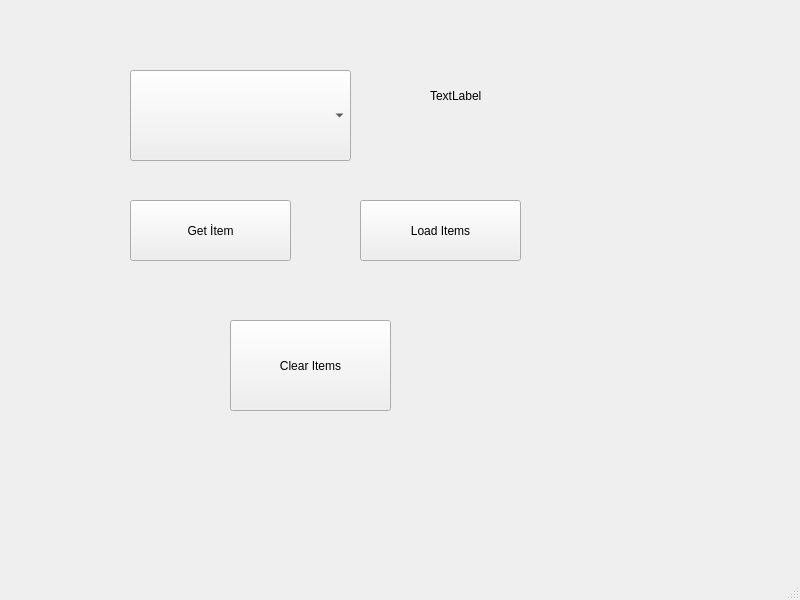
<?xml version="1.0" encoding="UTF-8"?>
<ui version="4.0">
 <class>MainWindow</class>
 <widget class="QMainWindow" name="MainWindow">
  <property name="geometry">
   <rect>
    <x>0</x>
    <y>0</y>
    <width>800</width>
    <height>600</height>
   </rect>
  </property>
  <property name="windowTitle">
   <string>MainWindow</string>
  </property>
  <widget class="QWidget" name="centralwidget">
   <widget class="QComboBox" name="comboBox">
    <property name="geometry">
     <rect>
      <x>130</x>
      <y>70</y>
      <width>221</width>
      <height>91</height>
     </rect>
    </property>
   </widget>
   <widget class="QLabel" name="lbl_result">
    <property name="geometry">
     <rect>
      <x>430</x>
      <y>80</y>
      <width>101</width>
      <height>31</height>
     </rect>
    </property>
    <property name="text">
     <string>TextLabel</string>
    </property>
   </widget>
   <widget class="QPushButton" name="Get_Item">
    <property name="geometry">
     <rect>
      <x>130</x>
      <y>200</y>
      <width>161</width>
      <height>61</height>
     </rect>
    </property>
    <property name="text">
     <string>Get İtem</string>
    </property>
   </widget>
   <widget class="QPushButton" name="Load_Items">
    <property name="geometry">
     <rect>
      <x>360</x>
      <y>200</y>
      <width>161</width>
      <height>61</height>
     </rect>
    </property>
    <property name="text">
     <string>Load Items</string>
    </property>
   </widget>
   <widget class="QPushButton" name="clear_Item">
    <property name="geometry">
     <rect>
      <x>230</x>
      <y>320</y>
      <width>161</width>
      <height>91</height>
     </rect>
    </property>
    <property name="text">
     <string>Clear Items</string>
    </property>
   </widget>
  </widget>
  <widget class="QMenuBar" name="menubar">
   <property name="geometry">
    <rect>
     <x>0</x>
     <y>0</y>
     <width>800</width>
     <height>26</height>
    </rect>
   </property>
  </widget>
  <widget class="QStatusBar" name="statusbar"/>
 </widget>
 <resources/>
 <connections/>
</ui>
